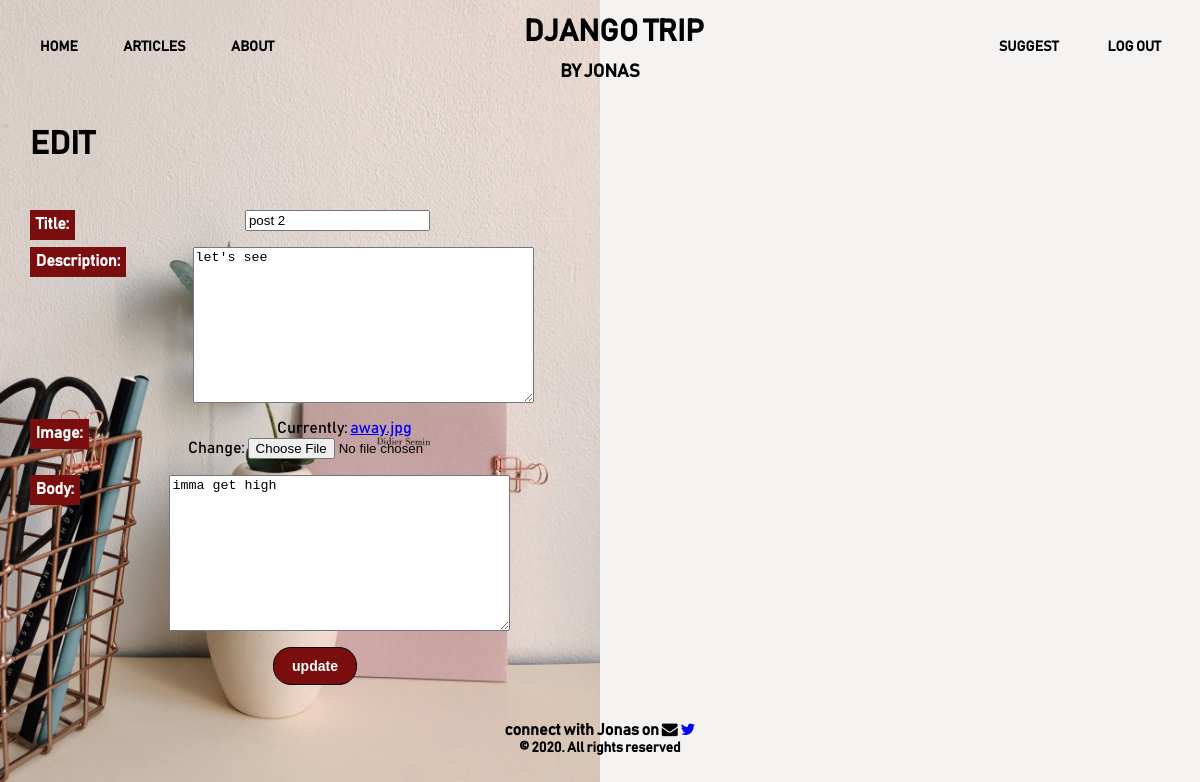
Page /articles/post-2/edit (signed in) on the committed database.
### articles/models.py (models this page shows, shortened)
class Article(models.Model):
    def author_default():
        return CustomUser.objects.get(username="Jonas").username
    def slug_default():
        return " "
    title = models.CharField(max_length=144)
    description = models.TextField()
    image = models.ImageField()
    body = models.TextField()
    date = models.DateTimeField(auto_now_add=True)
    author = models.CharField(default=author_default, max_length=144)
    slug = models.SlugField(max_length=255, blank=True, default=slug_default)

### articles/views.py (the view)
# urls.py: path("<slug:slug>/edit", ArticleUpdateView.as_view(), name="article_update"),
class ArticleUpdateView(LoginRequiredMixin, UpdateView):
    template_name = "article_update.html"
    model = Article
    fields = ("title", "description", "image", "body")
    def dispatch(self, request, *args, **kwargs):
        if self.request.user != CustomUser.objects.get(username="Jonas"):
            raise PermissionDenied
        return super().dispatch(request, *args, **kwargs)

### templates/article_update.html (shortened to what this page needs)
{% load static %}
<head>
  <link rel="stylesheet" type="text/css" href="{% static 'css/base.css' %}" />
  <link rel="stylesheet" type="text/css" href="{% static 'css/article_alter.css' %}" />
  <link rel="stylesheet" href="{% static 'css/font-awesome.min.css' %}" />
</head>
<body style="background-image: url('/static/img/edit.png');">
    {% include 'header.html' %}
    <div class='article-create-div' id='article-update-div'>
        <h1>EDIT</h1>
        <form method="POST" >
            <div>
                {{ form.as_p }}
            </div>
            <button type='submit'>update</button>
        </form>
    </div
  <div class='clear-padding'></div>
  {% include 'footer.html' %}
</body>
</html>

### static/css/base.css (style rules this page uses)
body { padding: 0; margin: 0; font-family: "Bahnschrift"; background-size: cover; background-position: center; }

### static/css/article_alter.css (style rules this page uses)
.article-create-div, #delete-form-div { max-width: 95%; margin: auto; }
.article-create-div h1 { margin: 3% 0 4% 0; }
.article-create-div form { text-align: center; width: 50%; }
.article-create-div form label { float: left; }
.article-create-div form button, #delete-form-div form button { padding: 10px 18px; border: 1px solid black; color: white; background-color: #7a0e0e; border-radius: 18px; font-size: 14px; font-weight: bold; cursor: pointer; transition: 0.6s; }
#article-update-div form label { font-weight: bold; background-color: #7a0e0e; color: white; padding: 1%; }

### rows in the picture
Article: title "post 2", description "let's see", body "imma get high"
